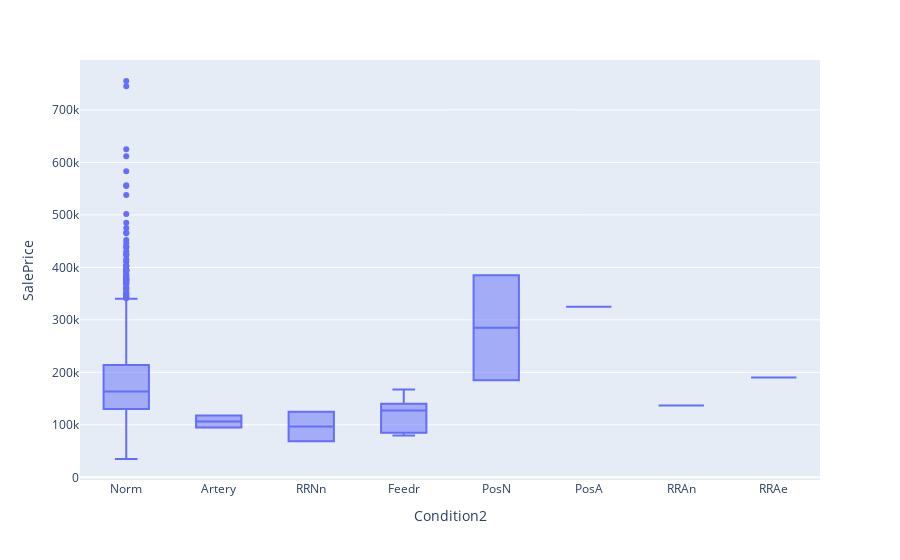

Notebook code for this chart:
### Code cell
# Putting values in column with categorical variables with no wignificant effect into one single column ("other" for example) 

train["Condition2"].unique()
train["Condition2"].value_counts()

fig = px.box(train, x = "Condition2", y = "SalePrice")
fig.show()

### Figure 1 — Plotly figure (JSON) as saved in the notebook; plotly's stock layout.template omitted (floating-point values rounded to 4 significant figures; data arrays with more than 128 entries replaced by an {"elided": "..."} marker saying what was removed)
{"data": [{"alignmentgroup": "True", "hovertemplate": "Condition2=%{x}<br>SalePrice=%{y}<extra></extra>", "legendgroup": "", "marker": {"color": "#636efa"}, "name": "", "notched": false, "offsetgroup": "", "orientation": "v", "showlegend": false, "type": "box", "x": {"elided": "1460 str values"}, "x0": " ", "xaxis": "x", "y": {"elided": "1460 int values"}, "y0": " ", "yaxis": "y"}], "layout": {"autosize": true, "boxmode": "group", "legend": {"tracegroupgap": 0}, "margin": {"t": 60}, "xaxis": {"anchor": "y", "autorange": true, "domain": [0, 1], "range": [-0.5, 7.5], "title": {"text": "Condition2"}, "type": "category"}, "yaxis": {"anchor": "x", "autorange": true, "domain": [0, 1], "range": [-5106.0, 795000.0], "title": {"text": "SalePrice"}, "type": "linear"}}}
